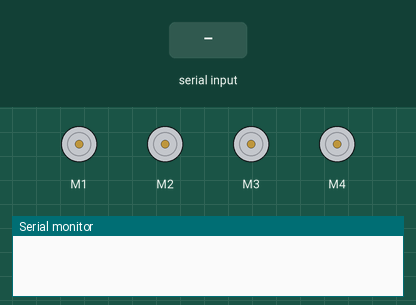
Recording of a sketch running on a simulated Arduino Mega 2560, built with avr-gcc and run on an emulated ATmega2560. Parts: 4 × DC motor (green arrow = forward, orange = backward, longer = faster), the last lines printed to the serial monitor. The inputs (shaded band) are chosen by the test bench.

Above: at 1.2 s.
1.3 s: "0" received over the second serial link
At 1.6 s:
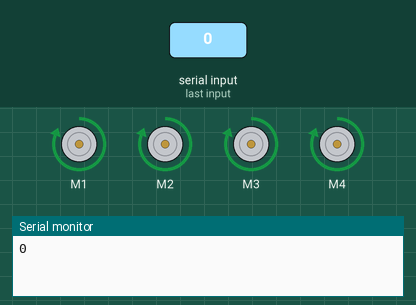
2.8 s: "b" received over the second serial link
At 4.0 s:
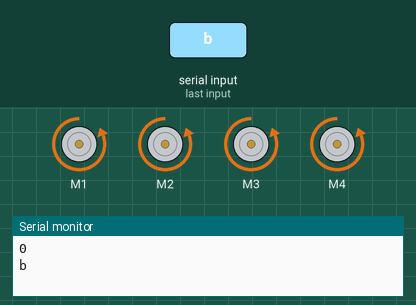
4.3 s: "r" received over the second serial link
At 5.1 s:
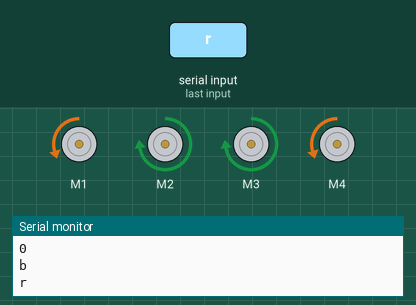
5.8 s: "l" received over the second serial link
At 6.2 s:
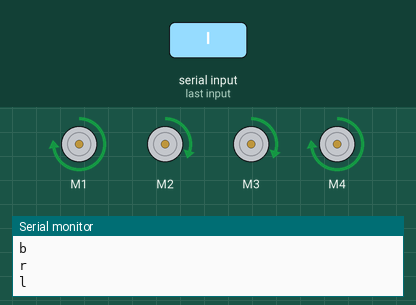
7.3 s: "1" received over the second serial link
At 8.6 s:
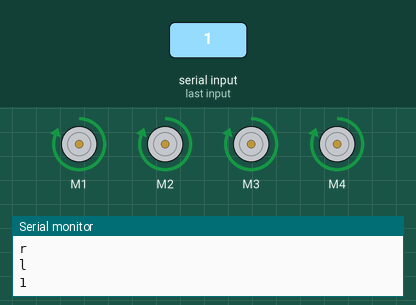
Timing chart, 0 to 9.8 s (numbered marks = the images above; inputs shaded):
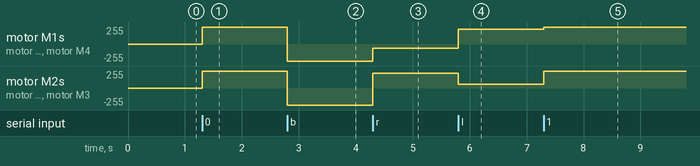

Measured:
- after the input at 1.3 s, motor M1–4: stopped → forward 255/255 at once
- after the input at 2.8 s, motor M1–4: forward 255/255 → backward 255/255 at once
- after the input at 4.3 s, motor M1, motor M4: backward 255/255 → backward 60/255 at once; motor M2, motor M3: backward 255/255 → forward 225/255 at once
- after the input at 5.8 s, motor M1, motor M4: backward 60/255 → forward 225/255 at once; motor M2, motor M3: forward 225/255 → forward 60/255 at once
- after the input at 7.3 s, motor M1, motor M4: forward 225/255 → forward 255/255 at once; motor M2, motor M3: forward 60/255 → forward 255/255 at once

The sketch:

M1.ino
```cpp
#include <SerialCommand.h>
#include <SoftwareSerial.h>
#include <AFMotor.h>

AF_DCMotor motor1(1);
AF_DCMotor motor2(2);
AF_DCMotor motor3(3);
AF_DCMotor motor4(4);

SerialCommand sCmd;

char sign;
int td;
void setup() {
  Serial1.begin(115200);
  Serial.begin(9600);


  motor1.setSpeed(255);     // ch?n t?c d? maximum 255`/255
  motor2.setSpeed(255);
  motor3.setSpeed(255);
  motor4.setSpeed(255);

  motor1.run(RELEASE);
  motor2.run(RELEASE);
  motor3.run(RELEASE);
  motor4.run(RELEASE);
}
void loop() {
  if(Serial1.available()>0) {
    while(Serial1.available()>0){
      sign = Serial1.read();

      Serial.println(sign);
      switch(sign){
        case '0': td=200;
        case '1': td=255;
        case 'f': forward();
        break;
        case 'b': backward();
        break;
        case 'r': right();
        break;
        case 'l': left();
        break;
        case 'e': rele();
      }
    }

  }
 }
 //DIRECTION FORWARD
 void forward() {
  setspeed(td);
  motor1.run(FORWARD);
  motor2.run(FORWARD);
  motor3.run(FORWARD);
  motor4.run(FORWARD);
}
//DIRECTION BACKWARD
void backward() {
  setspeed(td);
  motor1.run(BACKWARD);
  motor2.run(BACKWARD);
  motor3.run(BACKWARD);
  motor4.run(BACKWARD);
}
//DIRECTION RIGHT
void right() {
  motor3.setSpeed(225);
  motor2.setSpeed(225);
  motor1.setSpeed(60);
  motor4.setSpeed(60);
  motor1.run(BACKWARD);
  motor2.run(FORWARD);
  motor3.run(FORWARD);
  motor4.run(BACKWARD);
}
//DIRECTION LEFT
void left() {
  motor3.setSpeed(60);
  motor2.setSpeed(60);
  motor1.setSpeed(225);
  motor4.setSpeed(225);
  motor1.run(FORWARD);
  motor2.run(FORWARD);
  motor3.run(FORWARD);
  motor4.run(FORWARD);
}
//DIRECTION RELEASE
void rele() {
  motor1.run(RELEASE);
  motor2.run(RELEASE);
  motor3.run(RELEASE);
  motor4.run(RELEASE);
}
//SET SPEED
void setspeed(int sp){
  motor1.setSpeed(sp);     // ch?n t?c d? maximum 255`/255
  motor2.setSpeed(sp);
  motor3.setSpeed(sp);
  motor4.setSpeed(sp);

}
```
